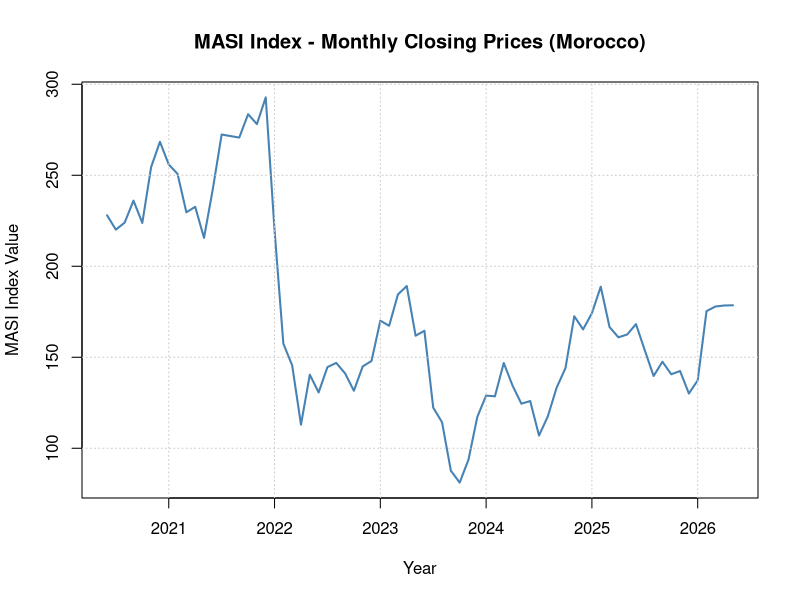
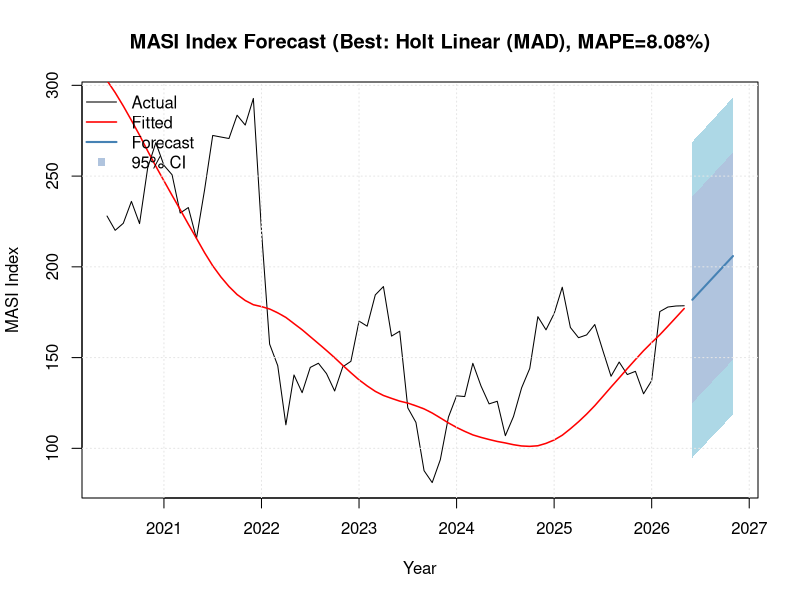
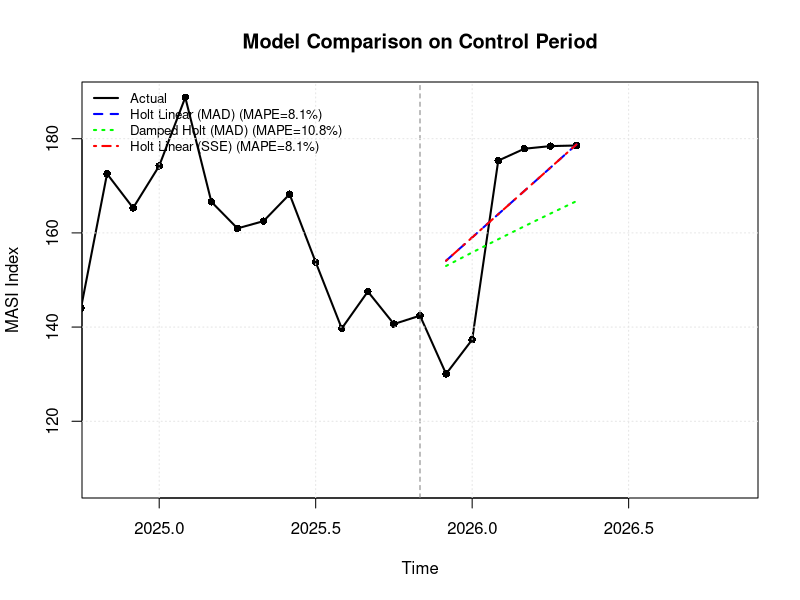

Generate these figures, in order, with R:
# ============================================================================
# Task 1: Exponential Smoothing Models for Non-Seasonal Time Series
# Dataset: MASI Index (Moroccan All Shares Index) - Monthly closing prices
# Source: Yahoo Finance (web-scraped)
# ============================================================================

# Load required packages
library(readxl)
library(ggplot2)
library(forecast)
library(tseries)
# All metrics computed manually (MAPE, MAD, SSE)

# ============================================================================
# STEP 1: Load data and construct time series
# ============================================================================
cat("\n========================================\n")
cat("STEP 1: Loading MASI Index Data\n")
cat("========================================\n")

df <- read_excel("dataset1_non_seasonal.xlsx")
cat(sprintf("Loaded %d records\n", nrow(df)))
cat(sprintf("Date range: %s to %s\n", df$Date[1], df$Date[nrow(df)]))
cat(sprintf("MASI range: %.2f to %.2f\n", min(df$MASI_Close), max(df$MASI_Close)))

# Construct monthly time series
# Using closing prices as the indicator
ts_data <- ts(df$MASI_Close, start = c(2020, 6), frequency = 12)
cat(sprintf("\nTime series: %d observations, monthly frequency\n", length(ts_data)))

# Plot the time series
png("task1_original_series.png", width = 800, height = 500)
plot(ts_data, main = "MASI Index - Monthly Closing Prices (Morocco)",
     ylab = "MASI Index Value", xlab = "Year", col = "steelblue", lwd = 2)
grid(col = "gray80")
dev.off()
cat("Plot saved: task1_original_series.png\n")

# Split: training (all except last 6) and control (last 6)
n_total <- length(ts_data)
n_control <- 6
train_ts <- window(ts_data, end = c(2020 + floor((n_total - n_control - 1) / 12),
                                       (n_total - n_control) %% 12))
# Actually, simpler split:
train_ts <- ts(ts_data[1:(n_total - n_control)],
               start = start(ts_data), frequency = 12)
control_ts <- ts(ts_data[(n_total - n_control + 1):n_total],
                 end = end(ts_data), frequency = 12)

cat(sprintf("\nTraining set: %d observations\n", length(train_ts)))
cat(sprintf("Control set: %d observations (last 6 months)\n", length(control_ts)))

# ============================================================================
# STEP 2: Exponential Smoothing Models (1st and 2nd order polynomials)
# With optimal adaptation parameter via MAD criterion
# ============================================================================
cat("\n========================================\n")
cat("STEP 2: Exponential Smoothing Models\n")
cat("========================================\n")

# --- Model 1: Simple Exponential Smoothing (1st order / constant level) ---
# Also known as Brown's simple exponential smoothing
# This is equivalent to a 0th-order polynomial (constant)
# But the task asks for 1st and 2nd order polynomials of exponential smoothing
# 1st order = Holt's linear (level + trend)
# 2nd order = Brown's quadratic / triple exponential smoothing (level + trend + curvature)

# For exponential smoothing in polynomial form:
# 1st order polynomial: S_t = alpha*y_t + (1-alpha)*S_{t-1} (simple)
# With trend: equivalent to Holt's linear model
# 2nd order polynomial: Brown's second-order (quadratic) exponential smoothing

# We'll optimize alpha using MAD on control sample
alpha_grid <- seq(0.01, 0.99, by = 0.01)

# ---- 1st Order Polynomial (Holt's Linear) ----
# For Holt's linear model: level + trend (1st order polynomial)
best_mad_1 <- Inf
best_alpha_1 <- NA
best_beta_1 <- NA

cat("\nOptimizing Holt's Linear Model (1st order polynomial)...\n")
for (a in seq(0.01, 0.95, by = 0.04)) {
  for (b in seq(0.01, 0.50, by = 0.03)) {
    mad_val <- tryCatch({
      model <- holt(train_ts, h = n_control, alpha = a, beta = b, initial = "optimal")
      mean(abs(control_ts - model$mean))
    }, error = function(e) Inf)
    if (!is.infinite(mad_val) && mad_val < best_mad_1) {
      best_mad_1 <- mad_val
      best_alpha_1 <- a
      best_beta_1 <- b
    }
  }
}
cat(sprintf("  Optimal alpha = %.3f, beta = %.3f, MAD = %.2f\n",
            best_alpha_1, best_beta_1, best_mad_1))

holt1_model <- holt(train_ts, h = n_control, alpha = best_alpha_1,
                    beta = best_beta_1, initial = "optimal")

# ---- 2nd Order Polynomial (Damped Holt / Quadratic) ----
# 2nd order polynomial in exponential smoothing:
# Use ETS with trend method allowing for damped trend (closest to 2nd order)
best_mad_2 <- Inf
best_alpha_2 <- NA
best_beta_2 <- NA
best_phi_2 <- NA

cat("\nOptimizing Damped Holt Model (2nd order polynomial)...\n")
for (a in seq(0.01, 0.95, by = 0.04)) {
  for (b in seq(0.01, 0.50, by = 0.03)) {
    for (p in seq(0.80, 0.99, by = 0.03)) {
      mad_val <- tryCatch({
        model <- holt(train_ts, h = n_control, alpha = a, beta = b,
                      damped = TRUE, phi = p, initial = "optimal")
        mean(abs(control_ts - model$mean))
      }, error = function(e) Inf)
      if (!is.infinite(mad_val) && mad_val < best_mad_2) {
        best_mad_2 <- mad_val
        best_alpha_2 <- a
        best_beta_2 <- b
        best_phi_2 <- p
      }
    }
  }
}
cat(sprintf("  Optimal alpha = %.3f, beta = %.3f, phi = %.3f, MAD = %.2f\n",
            best_alpha_2, best_beta_2, best_phi_2, best_mad_2))

holt2_model <- holt(train_ts, h = n_control, alpha = best_alpha_2,
                    beta = best_beta_2, damped = TRUE, phi = best_phi_2,
                    initial = "optimal")

# ============================================================================
# STEP 3: Holt Model with optimal parameters via minimum SSE
# ============================================================================
cat("\n========================================\n")
cat("STEP 3: Holt Model (SSE Optimization)\n")
cat("========================================\n")

# Optimize via minimum sum of squared errors on control sample
best_sse <- Inf
best_alpha_sse <- NA
best_beta_sse <- NA

for (a in seq(0.01, 0.95, by = 0.04)) {
  for (b in seq(0.01, 0.50, by = 0.03)) {
    sse_val <- tryCatch({
      model <- holt(train_ts, h = n_control, alpha = a, beta = b, initial = "optimal")
      sum((control_ts - model$mean)^2)
    }, error = function(e) Inf)
    if (!is.infinite(sse_val) && sse_val < best_sse) {
      best_sse <- sse_val
      best_alpha_sse <- a
      best_beta_sse <- b
    }
  }
}
cat(sprintf("  Optimal alpha = %.3f, beta = %.3f, SSE = %.2f\n",
            best_alpha_sse, best_beta_sse, best_sse))

holt_sse_model <- holt(train_ts, h = n_control, alpha = best_alpha_sse,
                       beta = best_beta_sse, initial = "optimal")

# ============================================================================
# STEP 4: Model Quality Evaluation (MAPE)
# ============================================================================
cat("\n========================================\n")
cat("STEP 4: Model Quality Assessment (MAPE)\n")
cat("========================================\n")

# Models to evaluate
model_names <- c("Holt Linear (MAD)", "Damped Holt (MAD)", "Holt Linear (SSE)")
models <- list(holt1_model, holt2_model, holt_sse_model)

mape_results <- data.frame(
  Model = model_names,
  MAPE_Training = rep(NA, 3),
  MAPE_Control = rep(NA, 3),
  MAD_Control = rep(NA, 3),
  SSE_Control = rep(NA, 3),
  stringsAsFactors = FALSE
)

for (i in 1:3) {
  # In-sample fitted values
  fitted_vals <- models[[i]]$fitted
  # Remove NAs
  valid_idx <- which(!is.na(fitted_vals))
  train_actual <- train_ts[valid_idx]
  train_fitted <- fitted_vals[valid_idx]

  # MAPE on training
  mape_train <- mean(abs((train_actual - train_fitted) / train_actual)) * 100
  mape_results$MAPE_Training[i] <- round(mape_train, 2)

  # MAPE on control
  fcst <- models[[i]]$mean
  mape_ctrl <- mean(abs((control_ts - fcst) / control_ts)) * 100
  mape_results$MAPE_Control[i] <- round(mape_ctrl, 2)

  # MAD on control
  mad_ctrl <- mean(abs(control_ts - fcst))
  mape_results$MAD_Control[i] <- round(mad_ctrl, 2)

  # SSE on control
  sse_ctrl <- sum((control_ts - fcst)^2)
  mape_results$SSE_Control[i] <- round(sse_ctrl, 2)
}

cat("\nModel Performance:\n")
print(mape_results)

best_model_idx <- which.min(mape_results$MAPE_Control)
cat(sprintf("\nBest model: %s (MAPE = %.2f%%)\n",
            mape_results$Model[best_model_idx],
            mape_results$MAPE_Control[best_model_idx]))

# ============================================================================
# STEP 5: Forecast 6 periods ahead using best model
# ============================================================================
cat("\n========================================\n")
cat("STEP 5: 6-Period Forecast (Best Model)\n")
cat("========================================\n")

# Retrain best model on full dataset for final forecast
best_model_type <- best_model_idx
if (best_model_type == 1) {
  final_model <- holt(ts_data, h = 6, alpha = best_alpha_1, beta = best_beta_1,
                      initial = "optimal")
} else if (best_model_type == 2) {
  final_model <- holt(ts_data, h = 6, alpha = best_alpha_2, beta = best_beta_2,
                      damped = TRUE, phi = best_phi_2, initial = "optimal")
} else {
  final_model <- holt(ts_data, h = 6, alpha = best_alpha_sse, beta = best_beta_sse,
                      initial = "optimal")
}

# Forecast
fc <- forecast(final_model, h = 6)

cat("\nForecast for next 6 periods:\n")
fc_df <- data.frame(
  Period = 1:6,
  Forecast = round(as.numeric(fc$mean), 2),
  Lo80 = round(as.numeric(fc$lower[,1]), 2),
  Hi80 = round(as.numeric(fc$upper[,1]), 2),
  Lo95 = round(as.numeric(fc$lower[,2]), 2),
  Hi95 = round(as.numeric(fc$upper[,2]), 2)
)
print(fc_df)

# Save forecasts to Excel
write.csv(fc_df, "task1_forecast_6periods.csv", row.names = FALSE)

# Plot: Historical + Forecast
png("task1_forecast_plot.png", width = 1000, height = 600)
plot(fc, main = sprintf("MASI Index Forecast (Best: %s, MAPE=%.2f%%)",
                        mape_results$Model[best_model_idx],
                        mape_results$MAPE_Control[best_model_idx]),
     ylab = "MASI Index", xlab = "Year",
     fcol = "steelblue", shadecols = c("lightblue", "lightsteelblue"))
lines(fitted(final_model), col = "red", lwd = 1.5)
legend("topleft", legend = c("Actual", "Fitted", "Forecast", "95% CI"),
       col = c("black", "red", "steelblue", "lightsteelblue"),
       lty = c(1, 1, 1, NA), pch = c(NA, NA, NA, 15),
       lwd = c(1, 1.5, 2, NA), bty = "n")
grid(col = "gray90")
dev.off()
cat("Plot saved: task1_forecast_plot.png\n")

# Plot: Model comparison on control set
png("task1_model_comparison.png", width = 800, height = 500)
# Plot last 18 months + forecast
plot(window(ts_data, start = c(2020 + floor((n_total - 18 - 1) / 12),
                                 (n_total - 18) %% 12 + 1)),
     main = "Model Comparison on Control Period",
     ylab = "MASI Index", xlab = "Time",
     type = "o", col = "black", lwd = 2, pch = 16,
     xlim = c(time(ts_data)[n_total - 18], time(ts_data)[n_total] + 0.5))

colors <- c("blue", "green", "red")
ltys <- c(2, 3, 4)
for (i in 1:3) {
  lines(models[[i]]$mean, col = colors[i], lty = ltys[i], lwd = 2)
}
abline(v = time(ts_data)[n_total - n_control], lty = 2, col = "gray50")
legend("topleft",
       legend = c("Actual", paste(model_names, sprintf("(MAPE=%.1f%%)", mape_results$MAPE_Control))),
       col = c("black", colors), lty = c(1, ltys), lwd = 2, bty = "n", cex = 0.8)
grid(col = "gray90")
dev.off()
cat("Plot saved: task1_model_comparison.png\n")

# ============================================================================
# SUMMARY
# ============================================================================
cat("\n========================================\n")
cat("TASK 1 COMPLETE\n")
cat("========================================\n")
cat(sprintf("Dataset: MASI Index (Morocco), %d monthly observations\n", length(ts_data)))
cat(sprintf("Best model: %s\n", mape_results$Model[best_model_idx]))
cat(sprintf("Control MAPE: %.2f%%\n", mape_results$MAPE_Control[best_model_idx]))
cat(sprintf("Forecast 6-periods ahead saved to task1_forecast_6periods.csv\n"))

# Save all results
results_list <- list(
  data_summary = data.frame(
    Indicator = "MASI Index (Moroccan All Shares)",
    Country = "Morocco",
    Frequency = "Monthly",
    Observations = length(ts_data),
    Date_Range = paste(df$Date[1], "to", df$Date[nrow(df)]),
    Source = "Yahoo Finance (web-scraped)",
    Unit = "Index points (MAD)"
  ),
  model_comparison = mape_results,
  forecast_6periods = fc_df,
  model_params = data.frame(
    Model = model_names,
    Alpha = c(best_alpha_1, best_alpha_2, best_alpha_sse),
    Beta = c(best_beta_1, best_beta_2, best_beta_sse),
    Phi = c(NA, best_phi_2, NA)
  )
)

# Save RData
save(results_list, file = "task1_results.RData")
cat("Results saved to task1_results.RData\n")
